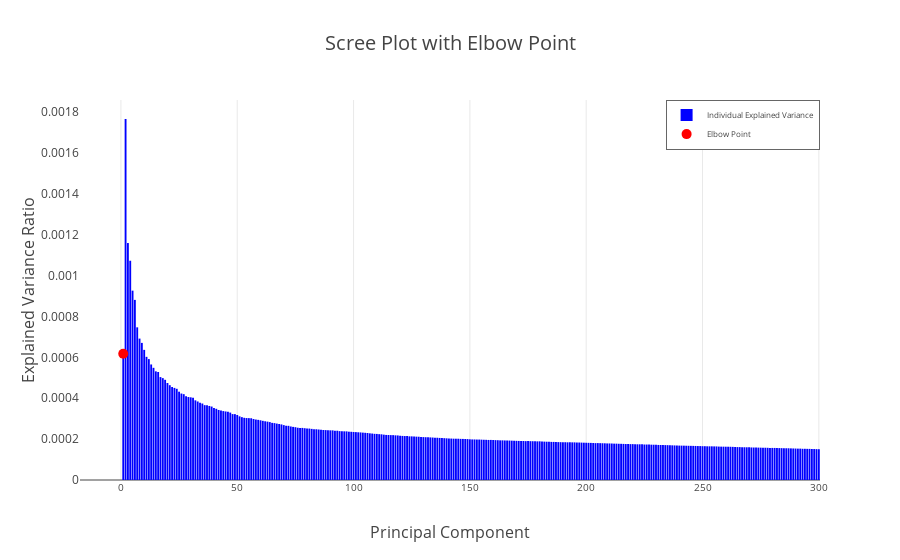

The cell this chart's notebook holds for it:
### Code cell
import plotly.graph_objects as go

# Calculate cumulative explained variance
cumulative_explained_var = np.cumsum(svd.explained_variance_ratio_)

# Identify the elbow point
elbow_point = np.argmax(cumulative_explained_var > 0.95)

# Create the Scree plot
fig = go.Figure()

# Add individual explained variance as bars
fig.add_trace(go.Bar(x=list(range(1, num_components + 1)),
                     y=svd.explained_variance_ratio_,
                     name='Individual Explained Variance',
                     marker=dict(color='blue')))

# Add elbow point as a separate scatter point
fig.add_trace(go.Scatter(x=[elbow_point + 1], 
                         y=[svd.explained_variance_ratio_[elbow_point]], 
                         mode='markers',
                         name='Elbow Point',
                         marker=dict(color='red', size=10)))

# Add labels and title
fig.update_layout(title='Scree Plot with Elbow Point',
                  xaxis_title='Principal Component',
                  yaxis_title='Explained Variance Ratio')

fig.show()

### Figure 1 — Plotly figure (JSON) as saved in the notebook; plotly's stock layout.template omitted (floating-point values rounded to 4 significant figures; data arrays with more than 128 entries replaced by an {"elided": "..."} marker saying what was removed)
{"data": [{"marker": {"color": "blue"}, "name": "Individual Explained Variance", "type": "bar", "x": {"elided": "300 int values"}, "y": {"elided": "300 float values"}}, {"marker": {"color": "red", "size": 10}, "mode": "markers", "name": "Elbow Point", "type": "scatter", "x": [1], "y": [0.0006179]}], "layout": {"title": {"text": "Scree Plot with Elbow Point"}, "xaxis": {"title": {"text": "Principal Component"}}, "yaxis": {"title": {"text": "Explained Variance Ratio"}}}}
